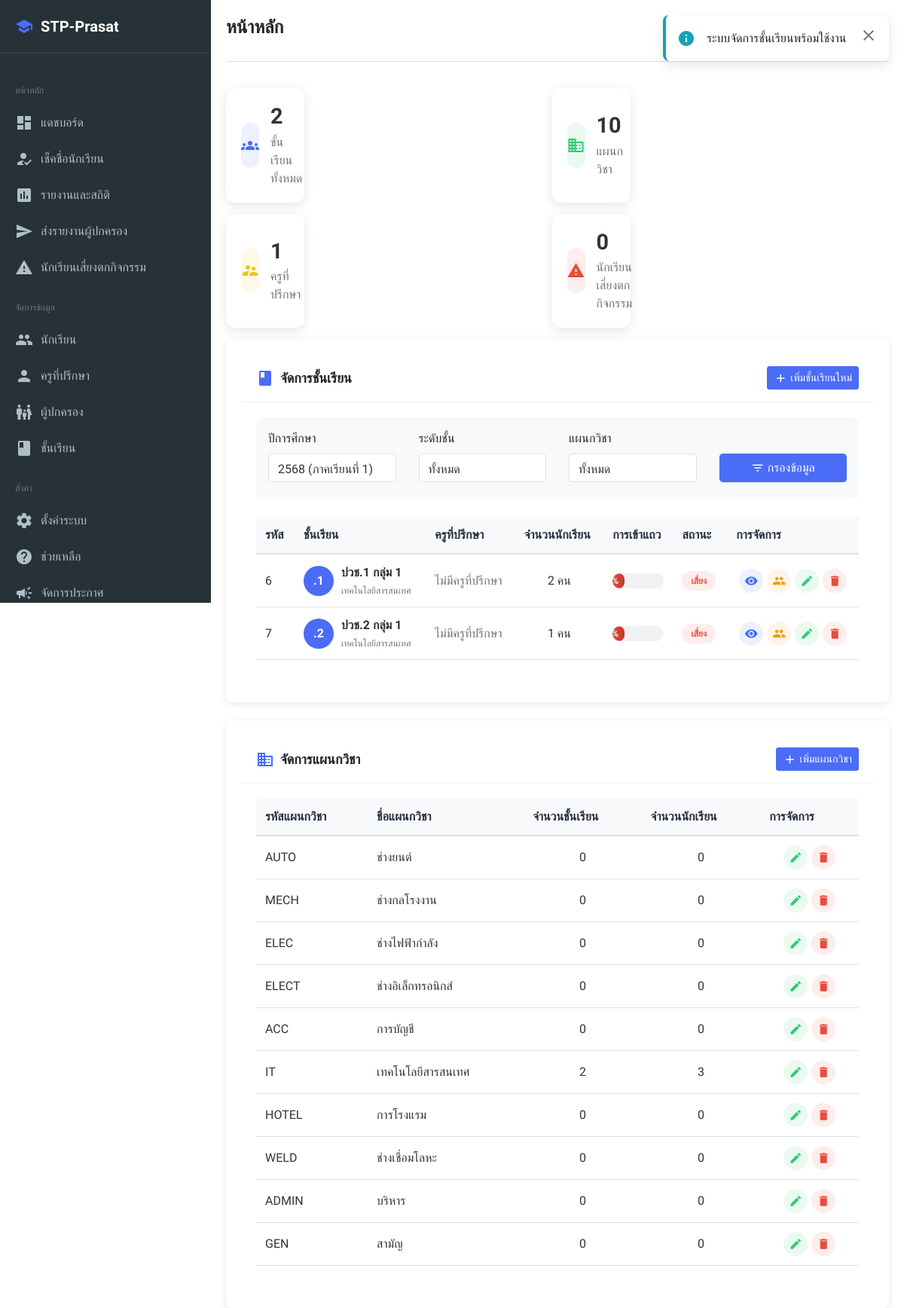
/admin/classes.php, run on an earlier commit of the app's database.
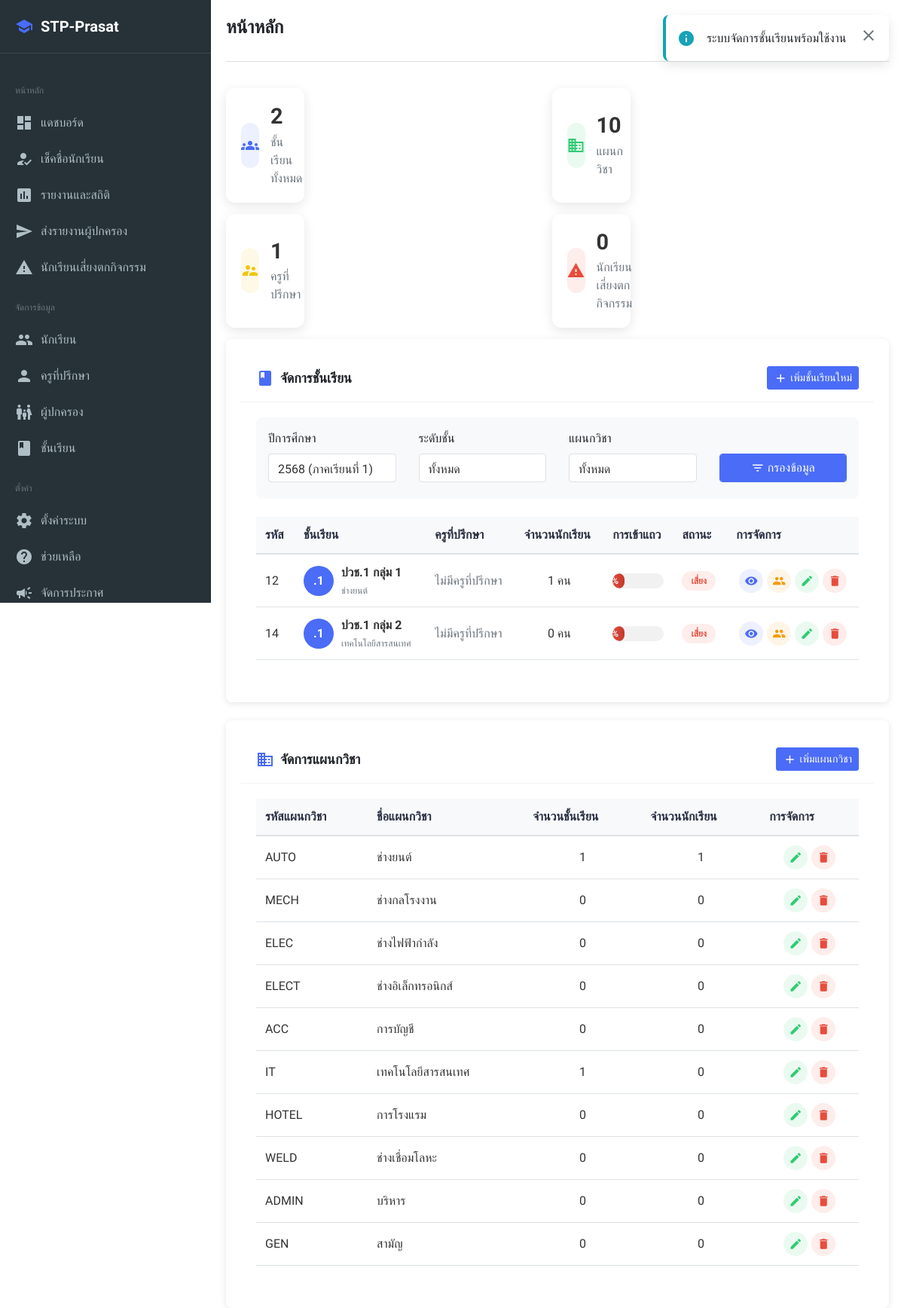
And on a later commit of the database.
### tables this page shows
CREATE TABLE `classes` (
  `class_id` int(11) NOT NULL,
  `academic_year_id` int(11) NOT NULL COMMENT 'รหัสปีการศึกษา',
  `level` enum('ปวช.1','ปวช.2','ปวช.3','ปวส.1','ปวส.2') NOT NULL COMMENT 'ระดับชั้น',
  `department_id` int(11) NOT NULL COMMENT 'รหัสแผนกวิชา',
  `group_number` int(11) NOT NULL COMMENT 'กลุ่มเรียน เช่น 1, 2, 3, 4, 5',
  `classroom` varchar(20) DEFAULT NULL COMMENT 'ห้องเรียนประจำ',
  `is_active` tinyint(1) NOT NULL DEFAULT 1 COMMENT 'สถานะการใช้งาน',
  `created_at` timestamp NOT NULL DEFAULT current_timestamp(),
  `updated_at` timestamp NOT NULL DEFAULT current_timestamp() ON UPDATE current_timestamp()
);

CREATE TABLE `departments` (
  `department_id` int(11) NOT NULL,
  `department_code` varchar(10) NOT NULL COMMENT 'รหัสแผนกวิชา',
  `department_name` varchar(100) NOT NULL COMMENT 'ชื่อแผนกวิชา',
  `is_active` tinyint(1) NOT NULL DEFAULT 1 COMMENT 'สถานะการใช้งาน',
  `created_at` timestamp NOT NULL DEFAULT current_timestamp(),
  `updated_at` timestamp NOT NULL DEFAULT current_timestamp() ON UPDATE current_timestamp()
);

### admin/classes.php (called while the page is built, shortened)
<?php
try {
    $classes = getClassesFromDB();
    $departments = getDepartmentsFromDB();
    $academicYearData = getAcademicYearsFromDB();
    $teachers = getTeachersFromDB();
    $classes = $classes ?: getSampleClasses();
    $departments = $departments ?: getSampleDepartments();
    $academicYearData = $academicYearData ?: getSampleAcademicYears();
    $teachers = $teachers ?: getSampleTeachers();
    $academic_years = $academicYearData['academic_years'];
    $has_new_academic_year = $academicYearData['has_new_academic_year'];
    $promotion_counts = [];
    $data = [
        'classes' => $classes,
        'departments' => $departments,
        'academic_years' => $academic_years,
        'has_new_academic_year' => $has_new_academic_year,
        'promotion_counts' => $promotion_counts,
        'teachers' => $teachers,
        'at_risk_count' => getAtRiskStudentCount() ?: 0
    ];
} catch (Exception $e) {
    error_log('เกิดข้อผิดพลาดในการดึงข้อมูล: ' . $e->getMessage());
    $data = [
        'classes' => getSampleClasses(),
        'departments' => getSampleDepartments(),
        'academic_years' => getSampleAcademicYears()['academic_years'],
        'has_new_academic_year' => false,
        'promotion_counts' => getSamplePromotionCounts(),
        'teachers' => getSampleTeachers(),
        'at_risk_count' => 0
    ];
    echo '<div class="alert alert-warning" role="alert">
            <i class="material-icons">warning</i>
            เกิดข้อผิดพลาดในการดึงข้อมูล กรุณาติดต่อผู้ดูแลระบบ
          </div>';
}
include_once 'templates/header.php';
include_once 'templates/main_content.php';
include_once 'templates/footer.php';

### admin/includes/classes_functions.php (called while the page is built, shortened)
<?php
function getClassesFromDB() {
    $conn = getDB();
    try {
        $stmt = $conn->prepare("
            SELECT c.class_id, c.academic_year_id, c.level, c.department_id,
                c.group_number, d.department_name
            FROM classes c
            JOIN departments d ON c.department_id = d.department_id
            ORDER BY c.academic_year_id DESC, c.level, c.department_id, c.group_number
        ");
        $stmt->execute();
        $classes = $stmt->fetchAll(PDO::FETCH_ASSOC);
        return $classes;
    } catch (PDOException $e) {
        error_log('Database error: ' . $e->getMessage());
        return false;
    }
}
function getAtRiskStudentCount() {
    $conn = getDB();
    try {
        $stmt = $conn->prepare("
            SELECT COUNT(*) as count
            FROM risk_students
            WHERE risk_level IN ('high', 'critical')
        ");
        $stmt->execute();
        return $stmt->fetch(PDO::FETCH_ASSOC)['count'];
    } catch (PDOException $e) {
        error_log('Database error: ' . $e->getMessage());
        return 0;
    }
}

### admin/includes/department_functions.php (called while the page is built, shortened)
<?php
function getDepartmentsFromDB() {
    $conn = getDB();
    try {
        $stmt = $conn->prepare("
            SELECT
                d.department_id,
                d.department_code,
                d.department_name,
                (SELECT COUNT(*) FROM classes c WHERE c.department_id = d.department_id) as class_count,
                (SELECT COUNT(*) FROM students s
                 JOIN classes c ON s.current_class_id = c.class_id
                 WHERE c.department_id = d.department_id AND s.status = 'กำลังศึกษา') as student_count
            FROM departments d
        ");
        $stmt->execute();
        $departments = $stmt->fetchAll(PDO::FETCH_ASSOC);
        return $departments;
    } catch (PDOException $e) {
        error_log('Database error: ' . $e->getMessage());
        return [];
    }
}
?>

### admin/pages/classes_content.php (the view, shortened to what the rows shown need)
<div class="card">
    <div class="card-body">
        <div class="table-responsive">
            <table class="data-table">
                <thead>
                    <tr>
                        <th>รหัส</th>
                        <th>ชั้นเรียน</th>
                        <th>ครูที่ปรึกษา</th>
                        <th>จำนวนนักเรียน</th>
                        <th>การเข้าแถว</th>
                        <th>สถานะ</th>
                        <th>การจัดการ</th>
                    </tr>
                </thead>
                <tbody id="classTableBody">
                    <?php if (empty($data['classes'])): ?>
                        <tr>
                            <td colspan="7" class="text-center">ไม่พบข้อมูลชั้นเรียน</td>
                        </tr>
                    <?php else: ?>
                        <?php foreach ($data['classes'] as $class): ?>
                            <tr class="class-row"
                                data-academic-year="<?php echo $class['academic_year_id']; ?>"
                                data-level="<?php echo $class['level']; ?>"
                                data-department="<?php echo $class['department_id']; ?>">
                                <td><?php echo $class['class_id']; ?></td>
                                <td>
                                    <div class="class-info">
                                        <div class="class-avatar"><?php echo substr($class['level'], -2); ?></div>
                                        <div class="class-details">
                                            <div class="class-name"><?php echo $class['level']; ?> กลุ่ม <?php echo $class['group_number']; ?></div>
                                            <div class="class-dept"><?php echo $class['department_name']; ?></div>
                                        </div>
                                    </div>
                                </td>
                                <td>
                                    <?php if (empty($class['advisors'])): ?>
                                        <span class="text-muted">ไม่มีครูที่ปรึกษา</span>
                                    <?php endif; ?>
                                </td>
                                <td class="text-center"><?php echo $class['student_count']; ?> คน</td>
                                <td>
                                    <div class="attendance-bar-container">
                                        <div class="attendance-bar <?php
                                            echo $class['attendance_rate'] > 90 ? 'good' :
                                                ($class['attendance_rate'] > 75 ? 'warning' : 'danger');
                                        ?>" style="width: <?php echo $class['attendance_rate']; ?>%">
                                            <span class="attendance-rate"><?php echo round($class['attendance_rate']); ?>%</span>
                                        </div>
                                    </div>
                                </td>
                                <td>
                                    <span class="status-badge <?php
                                        echo $class['attendance_rate'] > 90 ? 'success' :
                                            ($class['attendance_rate'] > 75 ? 'warning' : 'danger');
                                    ?>">
                                        <?php
                                            echo $class['attendance_rate'] > 90 ? 'ปกติ' :
                                                ($class['attendance_rate'] > 75 ? 'ต้องติดตาม' : 'เสี่ยง');
                                        ?>
                                    </span>
                                </td>
                                <td>
                                    <div class="action-buttons">
                                        <button class="table-action-btn primary"
                                                onclick="showClassDetails(<?php echo $class['class_id']; ?>)"
                                                title="ดูรายละเอียด">
                                            <span class="material-icons">visibility</span>
                                        </button>
                                        <button class="table-action-btn warning"
                                                onclick="manageAdvisors(<?php echo $class['class_id']; ?>)"
                                                title="จัดการครูที่ปรึกษา">
                                            <span class="material-icons">people</span>
                                        </button>
                                        <button class="table-action-btn success"
                                                onclick="editClass(<?php echo $class['class_id']; ?>)"
                                                title="แก้ไข">
                                            <span class="material-icons">edit</span>
                                        </button>
                                        <button class="table-action-btn danger"
                                                onclick="deleteClass(<?php echo $class['class_id']; ?>)"
                                                title="ลบ">
                                            <span class="material-icons">delete</span>
                                        </button>
                                    </div>
                                </td>
                            </tr>
                        <?php endforeach; ?>
                    <?php endif; ?>
                </tbody>
            </table>
        </div>
    </div>
</div>
<div class="card mt-4">
    <div class="card-body">
        <div class="table-responsive">
            <table class="data-table">
                <thead>
                    <tr>
                        <th>รหัสแผนกวิชา</th>
                        <th>ชื่อแผนกวิชา</th>
                        <th>จำนวนชั้นเรียน</th>
                        <th>จำนวนนักเรียน</th>
                        <th>การจัดการ</th>
                    </tr>
                </thead>
                <tbody id="departmentTableBody">
    <?php if (empty($data['departments'])): ?>
        <tr>
            <td colspan="5" class="text-center">ไม่พบข้อมูลแผนกวิชา</td>
        </tr>
    <?php else: ?>
        <?php foreach ($data['departments'] as $dept): ?>
            <tr>
                <td><?php echo htmlspecialchars($dept['department_code'] ?? 'N/A'); ?></td>
                <td><?php echo htmlspecialchars($dept['department_name'] ?? 'ไม่ระบุ'); ?></td>
                <td class="text-center"><?php echo isset($dept['class_count']) ? $dept['class_count'] : 0; ?></td>
                <td class="text-center"><?php echo isset($dept['student_count']) ? $dept['student_count'] : 0; ?></td>
                <td>
                    <div class="action-buttons">
                        <button class="table-action-btn success"
                                onclick="editDepartment('<?php echo $dept['department_id'] ?? ''; ?>')"
                                title="แก้ไข">
                            <span class="material-icons">edit</span>
                        </button>
                        <button class="table-action-btn danger"
                                onclick="deleteDepartment('<?php echo $dept['department_id'] ?? ''; ?>')"
                                title="ลบ">
                            <span class="material-icons">delete</span>
                        </button>
                    </div>
                </td>
            </tr>
        <?php endforeach; ?>
    <?php endif; ?>
</tbody>
            </table>
        </div>
    </div>
</div>

What changed in the data, as far as the page shows it:
removed classes: class_id "6", level ".1", level "ปวช.1", group_number "1", department.department_name "เทคโนโลยีสารสนเทศ", student_count "2", $class['attendance_rate'] 0 (drawn)
removed classes: class_id "7", level ".2", level "ปวช.2", group_number "1", department.department_name "เทคโนโลยีสารสนเทศ", student_count "1", $class['attendance_rate'] 0 (drawn)
added classes: class_id "12", level ".1", level "ปวช.1", group_number "1", department.department_name "ช่างยนต์", student_count "1", $class['attendance_rate'] 0 (drawn)
added classes: class_id "14", level ".1", level "ปวช.1", group_number "2", department.department_name "เทคโนโลยีสารสนเทศ", student_count "0"
computed for departments "AUTO": class_count "0" → "1"; student_count "0" → "1"
computed for departments "IT": class_count "2" → "1"; student_count "3" → "0"
